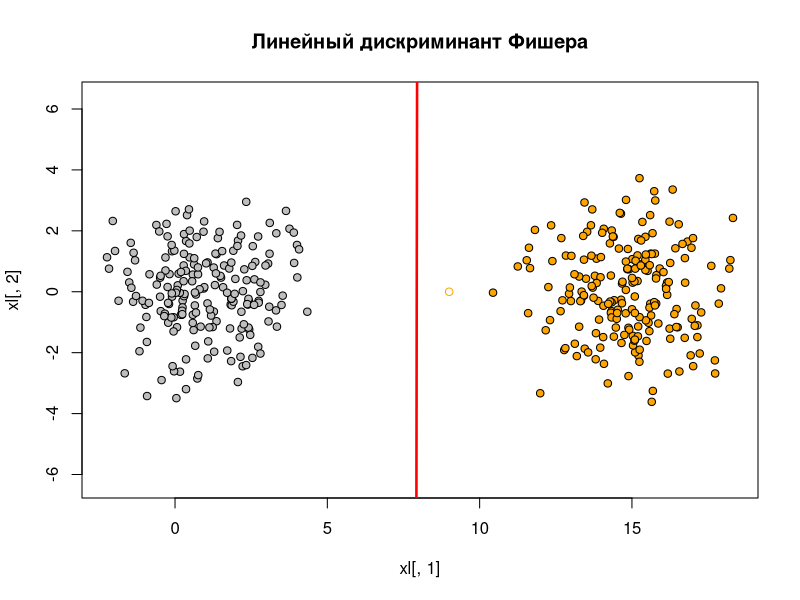

Recreate this plot in R.
library(MASS)

get_mu <- function(xl)
{

	m <- dim(xl)[2]
	mu <- matrix(NA, 1, m)
	
	for(i in 1:m)
	{
		mu[1,i] <- mean(xl[,i])
	}
	
	return(mu)
	
}

get_matrix <- function(xl1,xl2,mu1,mu2)
{

	n <- dim(xl1)[1]
	m <- dim(xl2)[1]
	nm <- n+m
	col <- dim(xl1)[2]
	sigma <- matrix(0, col, col)
	for(i in 1:n)
	{
		sigma <- sigma + (t(xl1[i,]-mu1) %*% (xl1[i,]-mu1))
	}

	for(i in 1:m)
	{
		sigma <- sigma + (t(xl2[i,]-mu2) %*% (xl2[i,]-mu2))
	}
	return(sigma/(nm+2))

}

get_coef <- function(mu1,mu2,sigma1,sigma2)
{
	determ1 <-det(sigma1)
  	determ2 <-det(sigma2)
	  
	a <- c(sigma1[2,2]/determ1,sigma2[2,2]/determ2)
  	b <- c(-sigma1[2,1]/determ1,-sigma2[2,1]/determ2)
  	c <- c(-sigma1[1,2]/determ1,-sigma2[1,2]/determ2)
  	d <- c(sigma1[1,1]/determ1,sigma2[1,1]/determ2)


  	D <- -2*mu1[1]*a[1]-2*mu1[2]*b[1]-mu1[1]*c[1]+2*mu2[1]*a[2]+b[2]*mu2[1]+mu2[2]*c[2]
  	E <- -mu1[1]*b[1]-mu1[1]*c[1]-d[1]*2*mu1[2]+b[2]*mu2[1]+c[2]*mu2[1]+2*mu2[2]*d[2]
	F <-  -log(abs(determ1)) + log(abs(determ2)) + 
		mu1[1]*mu1[1]*a[1]+(b[1]+c[1])*mu1[1]*mu1[2]+d[1]*mu1[2]*mu1[2]-
		mu2[1]*mu2[1]*a[2]-(b[2]+c[2])*mu2[1]*mu2[2]-d[2]*mu2[2]*mu2[2]
	
	func <- function(x, y) {
		x*D + y*E + F
	}
	
	return(func)
	
}


c <- 200
sigma1 <- matrix(c(2, 0, 0, 2), 2, 2)
sigma2 <- matrix(c(2, 0, 0, 2), 2, 2)

mu1 <- c(1, 0)
mu2 <- c(15, 0)

xy1 <- mvrnorm(n=c, mu1, sigma1)
xy2 <- mvrnorm(n=c, mu2, sigma2)
xl <- rbind(cbind(xy1, 1), cbind(xy2, 2))

colors <- c("gray", "orange")
plot(xl[,1], xl[,2], pch = 21, bg = colors[xl[,3]], asp = 1, main = "Линейный дискриминант Фишера")

first <- xl[xl[,3] == 1, 1:2]
second <- xl[xl[,3] == 2, 1:2]

mu1 <- get_mu(first)
mu2 <- get_mu(second)
sigma <- get_matrix(first,second,mu1,mu2)

f <- get_coef(mu1,mu2,sigma,sigma)
x <- y <- seq(-10, 20, len = 100)
z <- outer(x, y, f)
contour(x, y, z, levels = 0, drawlabels = FALSE, lwd = 2.5, col = "red", add = TRUE)

l  <-  c(9,0)
otv <- outer(l[1],l[2],f)
class <- 2
if(otv<0) {
	class <- 1
}

points(l[1],l[2],pch = 21, col=colors[class], asp = 1)
